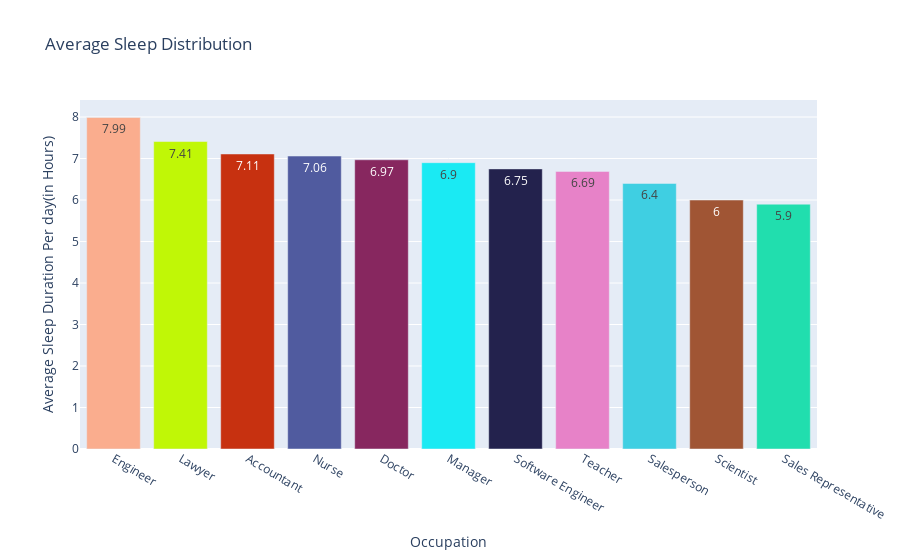

The notebook cell saved with this chart:
### Code cell
random_colors = ['#%02x%02x%02x' % (random.randint(0, 255), random.randint(
    0, 255), random.randint(0, 255)) for _ in range(len(OccsleepOnAvg.Occupation))]

fig = go.Figure(data=go.Bar(x=OccsleepOnAvg.Occupation,
                            y=OccsleepOnAvg['Sleep Duration'], text=OccsleepOnAvg['Sleep Duration'], marker_color=random_colors))

# Customize the chart layout (optional)
fig.update_layout(title='Average Sleep Distribution',
                  xaxis_title='Occupation',
                  yaxis_title='Average Sleep Duration Per day(in Hours)')

# Show the chart
fig.show()

### Figure 1 — Plotly figure (JSON) as saved in the notebook; plotly's stock layout.template omitted (floating-point values rounded to 4 significant figures)
{"data": [{"marker": {"color": ["#faad8e", "#c0f706", "#c73110", "#505b9f", "#87275f", "#1aeaf3", "#23224d", "#e782c8", "#3fcfe2", "#a05534", "#21deae"]}, "text": [7.99, 7.41, 7.11, 7.06, 6.97, 6.9, 6.75, 6.69, 6.4, 6, 5.9], "type": "bar", "x": ["Engineer", "Lawyer", "Accountant", "Nurse", "Doctor", "Manager", "Software Engineer", "Teacher", "Salesperson", "Scientist", "Sales Representative"], "y": [7.99, 7.41, 7.11, 7.06, 6.97, 6.9, 6.75, 6.69, 6.4, 6, 5.9]}], "layout": {"title": {"text": "Average Sleep Distribution"}, "xaxis": {"title": {"text": "Occupation"}}, "yaxis": {"title": {"text": "Average Sleep Duration Per day(in Hours)"}}}}
